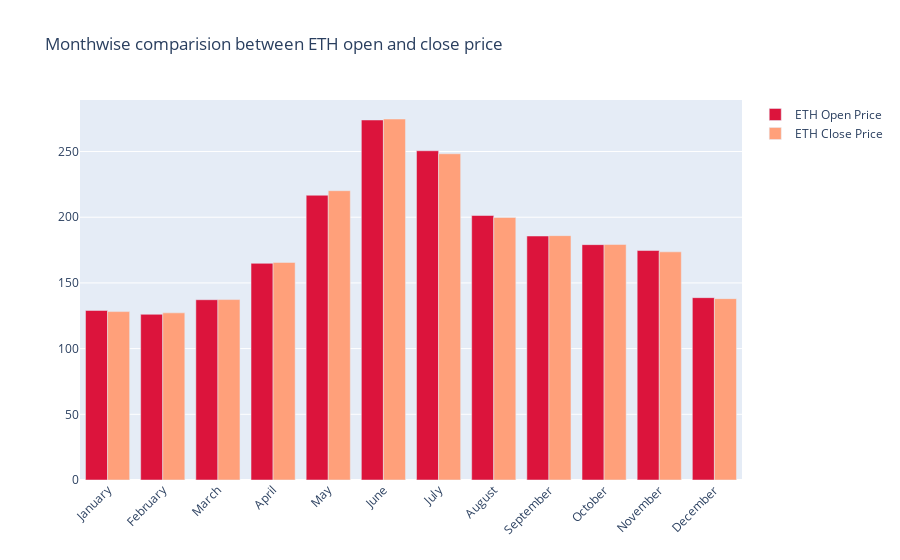

This figure's notebook cell:
### Code cell
fig = go.Figure()

fig.add_trace(go.Bar(
    x=monthwise.index,
    y=monthwise['Open'],
    name='ETH Open Price',
    marker_color='crimson'
))
fig.add_trace(go.Bar(
    x=monthwise.index,
    y=monthwise['Close'],
    name='ETH Close Price',
    marker_color='lightsalmon'
))

fig.update_layout(barmode='group', xaxis_tickangle=-45, 
                  title='Monthwise comparision between ETH open and close price')
fig.show()

### Figure 1 — Plotly figure (JSON) as saved in the notebook; plotly's stock layout.template omitted (floating-point values rounded to 4 significant figures)
{"data": [{"marker": {"color": "crimson"}, "name": "ETH Open Price", "type": "bar", "x": ["January", "February", "March", "April", "May", "June", "July", "August", "September", "October", "November", "December"], "y": [129.1, 126.1, 137.2, 164.9, 216.7, 274.0, 250.6, 201.3, 185.7, 179.1, 174.7, 138.8]}, {"marker": {"color": "lightsalmon"}, "name": "ETH Close Price", "type": "bar", "x": ["January", "February", "March", "April", "May", "June", "July", "August", "September", "October", "November", "December"], "y": [128.2, 127.2, 137.3, 165.6, 220.2, 274.8, 248.3, 199.8, 186.0, 179.3, 173.7, 138.0]}], "layout": {"barmode": "group", "title": {"text": "Monthwise comparision between ETH open and close price"}, "xaxis": {"autorange": true, "range": [-0.5, 11.5], "tickangle": -45, "type": "category"}, "yaxis": {"autorange": true, "range": [0, 289.2], "type": "linear"}}}
